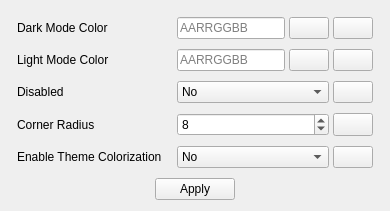
             <widget class="QWidget" name="tab3_4">
              <attribute name="title">
               <string>Disabled Hot</string>
              </attribute>
              <layout class="QVBoxLayout" name="verticalLayout_6" stretch="1,0">
               <property name="spacing">
                <number>4</number>
               </property>
               <item>
                <layout class="QFormLayout" name="formLayout_5">
                 <property name="horizontalSpacing">
                  <number>15</number>
                 </property>
                 <property name="verticalSpacing">
                  <number>10</number>
                 </property>
                 <property name="leftMargin">
                  <number>6</number>
                 </property>
                 <property name="topMargin">
                  <number>6</number>
                 </property>
                 <property name="rightMargin">
                  <number>6</number>
                 </property>
                 <property name="bottomMargin">
                  <number>6</number>
                 </property>
                 <item row="0" column="0">
                  <widget class="QLabel" name="lbl_darkModeColor1_2">
                   <property name="text">
                    <string>Dark Mode Color</string>
                   </property>
                  </widget>
                 </item>
                 <item row="0" column="1">
                  <layout class="QHBoxLayout" name="horizontalLayout_42" stretch="1,0,0">
                   <property name="spacing">
                    <number>4</number>
                   </property>
                   <item>
                    <widget class="QLineEdit" name="darkModeColor1_2">
                     <property name="sizePolicy">
                      <sizepolicy hsizetype="Expanding" vsizetype="Minimum">
                       <horstretch>0</horstretch>
                       <verstretch>0</verstretch>
                      </sizepolicy>
                     </property>
                     <property name="toolTip">
                      <string/>
                     </property>
                     <property name="layoutDirection">
                      <enum>Qt::LeftToRight</enum>
                     </property>
                     <property name="readOnly">
                      <bool>true</bool>
                     </property>
                     <property name="placeholderText">
                      <string>AARRGGBB</string>
                     </property>
                    </widget>
                   </item>
                   <item>
                    <widget class="QPushButton" name="dark_mode_color_picker1_2">
                     <property name="sizePolicy">
                      <sizepolicy hsizetype="Minimum" vsizetype="Minimum">
                       <horstretch>0</horstretch>
                       <verstretch>0</verstretch>
                      </sizepolicy>
                     </property>
                     <property name="text">
                      <string/>
                     </property>
                     <property name="icon">
                      <iconset>
                       <normaloff>../Assets/icons/color_picker_icon.png</normaloff>../Assets/icons/color_picker_icon.png</iconset>
                     </property>
                    </widget>
                   </item>
                   <item>
                    <widget class="QPushButton" name="reset_dark_mode_color1_2">
                     <property name="sizePolicy">
                      <sizepolicy hsizetype="Minimum" vsizetype="Minimum">
                       <horstretch>0</horstretch>
                       <verstretch>0</verstretch>
                      </sizepolicy>
                     </property>
                     <property name="text">
                      <string/>
                     </property>
                     <property name="icon">
                      <iconset>
                       <normaloff>../Assets/icons/reset_icon.png</normaloff>../Assets/icons/reset_icon.png</iconset>
                     </property>
                    </widget>
                   </item>
                  </layout>
                 </item>
                 <item row="1" column="0">
                  <widget class="QLabel" name="lbl_lightModeColor1_2">
                   <property name="text">
                    <string>Light Mode Color</string>
                   </property>
                  </widget>
                 </item>
                 <item row="1" column="1">
                  <layout class="QHBoxLayout" name="horizontalLayout_43" stretch="1,0,0">
                   <property name="spacing">
                    <number>4</number>
                   </property>
                   <item>
                    <widget class="QLineEdit" name="lightModeColor1_2">
                     <property name="sizePolicy">
                      <sizepolicy hsizetype="Expanding" vsizetype="Minimum">
                       <horstretch>0</horstretch>
                       <verstretch>0</verstretch>
                      </sizepolicy>
                     </property>
                     <property name="toolTip">
                      <string/>
                     </property>
                     <property name="layoutDirection">
                      <enum>Qt::LeftToRight</enum>
                     </property>
                     <property name="readOnly">
                      <bool>true</bool>
                     </property>
                     <property name="placeholderText">
                      <string>AARRGGBB</string>
                     </property>
                    </widget>
                   </item>
                   <item>
                    <widget class="QPushButton" name="light_mode_color_picker1_2">
                     <property name="sizePolicy">
                      <sizepolicy hsizetype="Minimum" vsizetype="Minimum">
                       <horstretch>0</horstretch>
                       <verstretch>0</verstretch>
                      </sizepolicy>
                     </property>
                     <property name="text">
                      <string/>
                     </property>
                     <property name="icon">
                      <iconset>
                       <normaloff>../Assets/icons/color_picker_icon.png</normaloff>../Assets/icons/color_picker_icon.png</iconset>
                     </property>
                    </widget>
                   </item>
                   <item>
                    <widget class="QPushButton" name="reset_light_mode_color1_2">
                     <property name="sizePolicy">
                      <sizepolicy hsizetype="Minimum" vsizetype="Minimum">
                       <horstretch>0</horstretch>
                       <verstretch>0</verstretch>
                      </sizepolicy>
                     </property>
                     <property name="text">
                      <string/>
                     </property>
                     <property name="icon">
                      <iconset>
                       <normaloff>../Assets/icons/reset_icon.png</normaloff>../Assets/icons/reset_icon.png</iconset>
                     </property>
                    </widget>
                   </item>
                  </layout>
                 </item>
                 <item row="2" column="0">
                  <widget class="QLabel" name="lbl_disabledEffect3_3">
                   <property name="text">
                    <string>Disabled</string>
                   </property>
                  </widget>
                 </item>
                 <item row="2" column="1">
                  <layout class="QHBoxLayout" name="horizontalLayout_46" stretch="1,0">
                   <property name="spacing">
                    <number>4</number>
                   </property>
                   <item>
                    <widget class="QComboBox" name="disabledEffect3_3">
                     <property name="sizePolicy">
                      <sizepolicy hsizetype="Preferred" vsizetype="Minimum">
                       <horstretch>0</horstretch>
                       <verstretch>0</verstretch>
                      </sizepolicy>
                     </property>
                     <item>
                      <property name="text">
                       <string>No</string>
                      </property>
                     </item>
                     <item>
                      <property name="text">
                       <string>Yes</string>
                      </property>
                     </item>
                    </widget>
                   </item>
                   <item>
                    <widget class="QPushButton" name="reset_disabled3_3">
                     <property name="sizePolicy">
                      <sizepolicy hsizetype="Minimum" vsizetype="Minimum">
                       <horstretch>0</horstretch>
                       <verstretch>0</verstretch>
                      </sizepolicy>
                     </property>
                     <property name="text">
                      <string/>
                     </property>
                     <property name="icon">
                      <iconset>
                       <normaloff>../Assets/icons/reset_icon.png</normaloff>../Assets/icons/reset_icon.png</iconset>
                     </property>
                    </widget>
                   </item>
                  </layout>
                 </item>
                 <item row="3" column="0">
                  <widget class="QLabel" name="lbl_cornerRadius1_2">
                   <property name="text">
                    <string>Corner Radius</string>
                   </property>
                  </widget>
                 </item>
                 <item row="3" column="1">
                  <layout class="QHBoxLayout" name="horizontalLayout_47" stretch="1,0">
                   <property name="spacing">
                    <number>4</number>
                   </property>
                   <item>
                    <widget class="QSpinBox" name="cornerRadius1_2">
                     <property name="sizePolicy">
                      <sizepolicy hsizetype="Minimum" vsizetype="Minimum">
                       <horstretch>0</horstretch>
                       <verstretch>0</verstretch>
                      </sizepolicy>
                     </property>
                     <property name="maximum">
                      <number>10</number>
                     </property>
                     <property name="value">
                      <number>8</number>
                     </property>
                    </widget>
                   </item>
                   <item>
                    <widget class="QPushButton" name="reset_corner_radius1_2">
                     <property name="sizePolicy">
                      <sizepolicy hsizetype="Minimum" vsizetype="Minimum">
                       <horstretch>0</horstretch>
                       <verstretch>0</verstretch>
                      </sizepolicy>
                     </property>
                     <property name="text">
                      <string/>
                     </property>
                     <property name="icon">
                      <iconset>
                       <normaloff>../Assets/icons/reset_icon.png</normaloff>../Assets/icons/reset_icon.png</iconset>
                     </property>
                    </widget>
                   </item>
                  </layout>
                 </item>
                 <item row="4" column="0">
                  <widget class="QLabel" name="lbl_enableThemeColorization3_3">
                   <property name="text">
                    <string>Enable Theme Colorization</string>
                   </property>
                  </widget>
                 </item>
                 <item row="4" column="1">
                  <layout class="QHBoxLayout" name="horizontalLayout_48" stretch="1,0">
                   <property name="spacing">
                    <number>4</number>
                   </property>
                   <item>
                    <widget class="QComboBox" name="enableThemeColorization3_3">
                     <property name="sizePolicy">
                      <sizepolicy hsizetype="Preferred" vsizetype="Minimum">
                       <horstretch>0</horstretch>
                       <verstretch>0</verstretch>
                      </sizepolicy>
                     </property>
                     <item>
                      <property name="text">
                       <string>No</string>
                      </property>
                     </item>
                     <item>
                      <property name="text">
                       <string>Yes</string>
                      </property>
                     </item>
                    </widget>
                   </item>
                   <item>
                    <widget class="QPushButton" name="reset_theme_colorization3_3">
                     <property name="sizePolicy">
                      <sizepolicy hsizetype="Minimum" vsizetype="Minimum">
                       <horstretch>0</horstretch>
                       <verstretch>0</verstretch>
                      </sizepolicy>
                     </property>
                     <property name="text">
                      <string/>
                     </property>
                     <property name="icon">
                      <iconset>
                       <normaloff>../Assets/icons/reset_icon.png</normaloff>../Assets/icons/reset_icon.png</iconset>
                     </property>
                    </widget>
                   </item>
                  </layout>
                 </item>
                </layout>
               </item>
               <item>
                <layout class="QHBoxLayout" name="horizontalLayout_6">
                 <item>
                  <spacer name="horizontalSpacer_9">
                   <property name="orientation">
                    <enum>Qt::Horizontal</enum>
                   </property>
                   <property name="sizeHint" stdset="0">
                    <size>
                     <width>40</width>
                     <height>20</height>
                    </size>
                   </property>
                  </spacer>
                 </item>
                 <item>
                  <widget class="QPushButton" name="applyButton3_4">
                   <property name="cursor">
                    <cursorShape>PointingHandCursor</cursorShape>
                   </property>
                   <property name="text">
                    <string>Apply</string>
                   </property>
                  </widget>
                 </item>
                 <item>
                  <spacer name="horizontalSpacer_10">
                   <property name="orientation">
                    <enum>Qt::Horizontal</enum>
                   </property>
                   <property name="sizeHint" stdset="0">
                    <size>
                     <width>40</width>
                     <height>20</height>
                    </size>
                   </property>
                  </spacer>
                 </item>
                </layout>
               </item>
              </layout>
             </widget>
